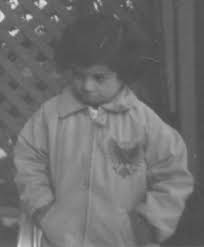
#> input picture Image Processing1/Child/child.jpeg, 204 x 247 px, found by its file name
$ jupyter execute child.ipynb
#> lines starting #> are read from the running program, lines starting #| are printed output that depends on the picture
[cell 1]
"""
الف( عکس کودک را بگیرید و نمودار هیستوگرام آن را نمایش دهید.
ب( روی عکس همسان سازی هیستوگرام )equalization histogram )اعمال کنید و نمودار هیستوگرام عکس همسان شده را
نمایش دهید. مراحل پیاده سازی خود را توضیح دهید.
"""

[cell 2]
'''
برای بهبود تصویر با کمک همسان سازی هیستوگرام ابتدا باید ساده سازی و بهینه سازی محاسبات
آن را به مقیاس خاکستری میبریم(برای همه تمرینات اینکار  انجام شده است)
سپس هیستوگرام آن را بدست میاوریم که تعداد پیکسل ها در هر سطح روشنایی را نشان میدهد
تابع توزیع تجمعی آن را محاسبه میکنیم و سپس اعداد ان را نرمال مکینیم تا بین صفر و بیشترین
مقدار هیستوگرام(256)
قرار بگیرند
با کمک درونیابی خطی هیستوگرام همسان سازی میکنیم تا تابع ان کشیده تر شود
و وضوح تصویر بهتر شود
در اخر تصویر بهبود یافته و هیستوگرام اول و دوم را به عنوان خروجی چاپ میکنیم

اعداد اعشاری با ازمایش و خطا بدست امده اند. با اعداد مختلف کنتراست تصویر و نمودار هیستوگرام ان تغییر میکند
'''
import numpy as np
import matplotlib.pyplot as mplp
import matplotlib.image as mpli
#Question 3

#Part A
# read image path
image = mpli.imread('D:/sadeneh/سادنه صادقی-9913012008/Child/child.jpeg')
#> image is the input picture: shape (247, 204, 3); min 71, max 223, mean 110.3
# تبدیل تصویر به مقیاس خاکستری با روش luminosity
# اعداد اعشاری، وزن های استاندارد برای مقیاس rgb است.
grayImage=np.dot(image[... ,:3] ,[0.1,0.0,0.9])
#محاسبه نمودار هیستوگرام تصویر ورودی
firstHisto,bins=np.histogram(grayImage.flatten(), 256,[0,256])
#> firstHisto = 256 values, max 1996 at index 82, min 0 at index 0, mean 196.8; bins = 257 values from 0 to 256
#محاسبه تابع توزیع تجمعی
cdf=firstHisto.cumsum()
#> cdf = 256 values from 0 to 50388
#نرمال کردن تابع تجمعی- بازه اعداد بین صفر و بیشترین مقدار هیستوگرام است.
cdfNormalized=cdf*firstHisto.max() / cdf.max()
#> cdfNormalized = 256 values from 0 to 1996
#همسان سازی هیستوگرام با کمک درونیابی خطی
secondImage=np.interp(grayImage.flatten(), bins[:-1], cdfNormalized).reshape(grayImage.shape)
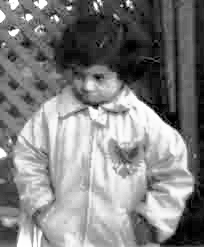
#> secondImage: shape (247, 204) float64; min 0.0396, max 1996, mean 1013.9; drawn with min black and max white
#هیستوگرام تصویر بهبود یافته
secondHisto, _ =np.histogram(secondImage.flatten(), 256, [0,256])
#> secondHisto = 256 values, max 1996 at index 208, min 0 at index 3, mean 20.59
mplp.imshow(secondImage, cmap='gray')
mplp.axis('off')
mplp.show()


mplp.subplot(1, 2, 1)
mplp.plot(firstHisto)


mplp.subplot(1, 2, 2)
mplp.plot(secondHisto)
mplp.show()
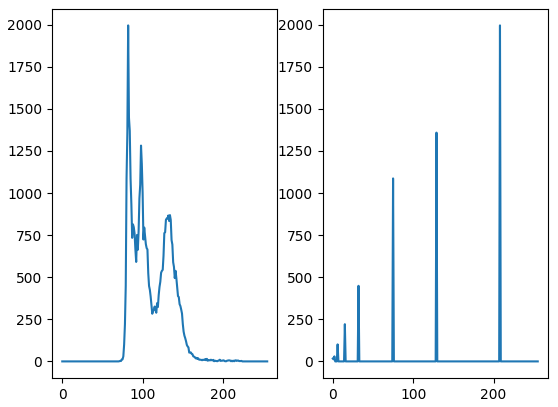
#> figure drawn by matplotlib, 2 panels; panel 1: curve peaks at x = 82, y = 1996; panel 2: curve peaks at x = 208, y = 1996
